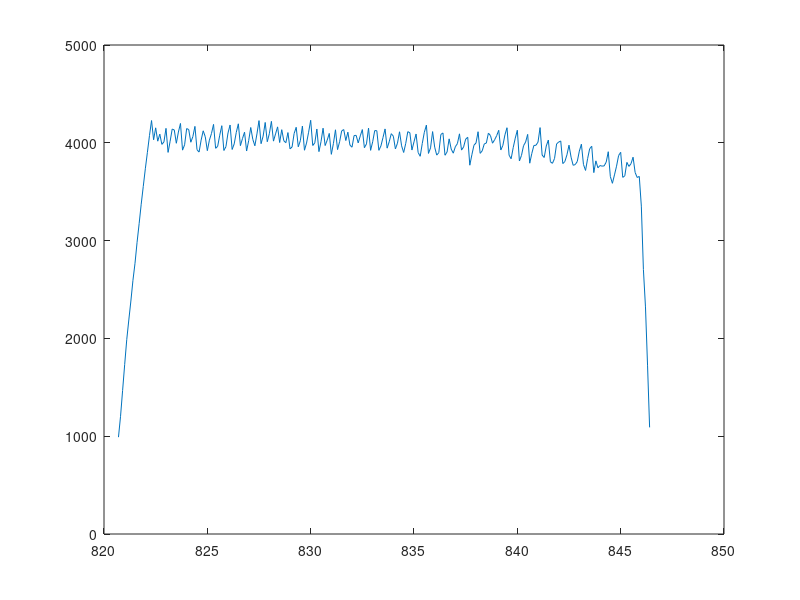

Recreate this plot in MATLAB.
close all
clear all
% % load('shot_45994');
% load('shot_46023');
% load('shot_46037')
% load('shot_46045')
% load('shot_46061')
% load('shot_45994')
% load('shot_46076')
load('shot_46093')
time1=1e-3*data.time;
%60.9
%86.9
%87.7
%113.5
%114.2
%140.1
%140.9
%166.9
%%%%% 45994
%59
%84.7
%85.7
%111.5
%112.2
%138.1
%138.8
%164.6
%%%%%% 46020
%54.2
%80.2
%%%% 46019
%32.8
%58.7
%%% 46023
%52.9
%78.8
%%%% 46037
%336.3
%360.7
%%% 46076
%59.4
%85.3
%%% 46093
%877.9
%901.7


index1=find(time1 == 929.4);
index2=find(time1 == 955.1);

Ip=data.Ip_magn(index1:index2);
I_prim=data.prim(index1:index2);
I_hor=data.hor(index1:index2);
I_vert=data.vert(index1:index2);
Rc=data.R0(index1:index2);
Zc=data.z0(index1:index2);
Bsens=data.mirnv_corr(:,(index1:index2))/(50*49e-6);
 Bsens(10,:)=Bsens(10,:)*1.2803;
time=time1(index1:index2)-108.7;

ISTTOK.Ip=double(Ip);
ISTTOK.I_prim=double(I_prim);
ISTTOK.I_hor=double(I_hor);
ISTTOK.I_vert=double(I_vert);
ISTTOK.Rc=double(Rc);
ISTTOK.Zc=double(Zc);
ISTTOK.Bsens=double(Bsens);
ISTTOK.time=double(time);

inputs=[ISTTOK.I_prim,ISTTOK.I_vert,ISTTOK.I_hor];
outputs=[ ISTTOK.Rc,ISTTOK.Zc];



inputs1=[ISTTOK.I_vert,ISTTOK.I_hor];
outputs1=[ISTTOK.Rc,ISTTOK.Zc];


inputs2=[ISTTOK.I_vert,ISTTOK.I_hor];
outputs2=[ISTTOK.Rc];

% for i=1:12
% plot(time,Bsens(i,:))
% hold on
% grid on
% end

plot(time, ISTTOK.Ip)
hold on
